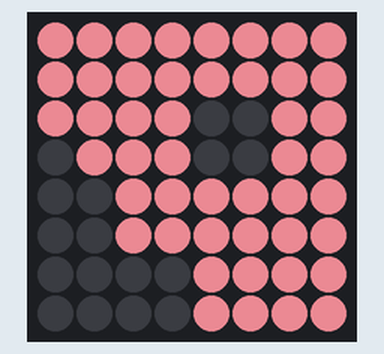
Bench run of a program on a simulated Raspberry Pi (BCM pin numbers) with a Sense HAT. Shown: the Sense HAT's 8×8 RGB LED matrix. Dim RGB values are drawn brighter than linear; random numbers come from a fixed seed.

Above: at 5.9 s.
At 14.9 s:
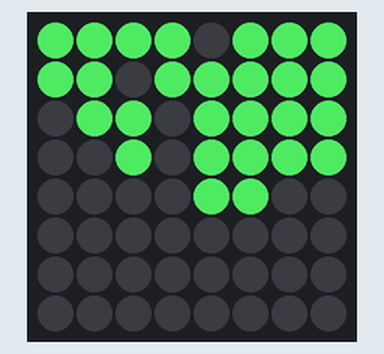
At 17.5 s:
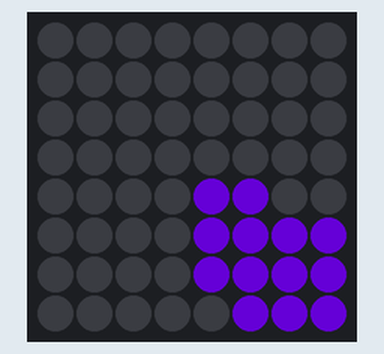
At 24.6 s:
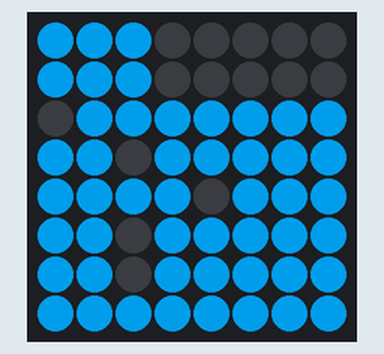
At 28.9 s:
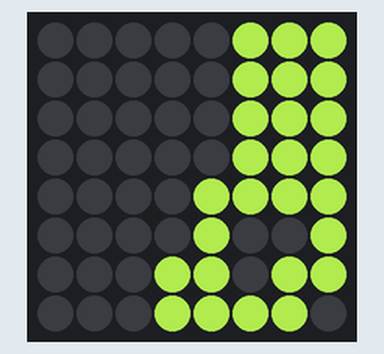
At 37.4 s:
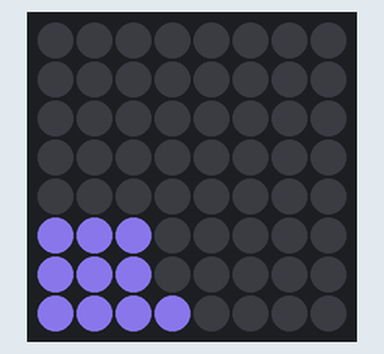

The program:

random_led.py
```python
from sense_hat import SenseHat
from random import randint, shuffle
import time

sense = SenseHat()
sense.clear()
max_l = 47
current_l = 0

last_x = randint(0, 7)
last_y = randint(0, 7)

path = []
color = 0, 0, 255


def new_path():
    path = []
    for y in range(8):
        row = []
        for x in range(8):
            row.append(0)
        path.append(row)

    return path


def reset_display():
    global path, current_l, last_x, last_y
    time.sleep(1)
    if current_l > 3:
        sense.clear()

    path = new_path()
    current_l = 0
    last_x = randint(0, 7)
    last_y = randint(0, 7)


def get_color():
    global current_l, color

    if current_l != 0:
        return color

    r = randint(0, 200)
    g = randint(0, 200)
    b = randint(0, 200)

    return r, g, b


def next_pixel():
    global path, last_x, last_y, current_l

    # up, right, down, left
    dirs = [(last_x, last_y-1), (last_x+1, last_y),
            (last_x, last_y+1), (last_x-1, last_y)]

    shuffle(dirs)

    for x, y in dirs:
        if x < 0 or x > 7 or y < 0 or y > 7:
            continue

        if path[y][x] == 0:
            # path[y][x] = 1
            return x, y

    reset_display()
    return last_x, last_y


def loop():
    global current_l, max_l, last_x, last_y, color
    x, y = next_pixel()
    last_x = x
    last_y = y

    r, g, b = get_color()
    color = r, g, b

    path[y][x] = 1

    sense.set_pixel(x, y, 200, 200, 200)
    time.sleep(25 / 1000.0)
    sense.set_pixel(x, y, r, g, b)

    current_l += 1
    time.sleep(100 / 1000.0)


if __name__ == '__main__':
    path = new_path()
    # path[last_y][last_x] = 1
    while True:
        loop()
```

Measured:
- what the display in image 0 shows lasts 1.1 s, from 5.8 s to 6.9 s
